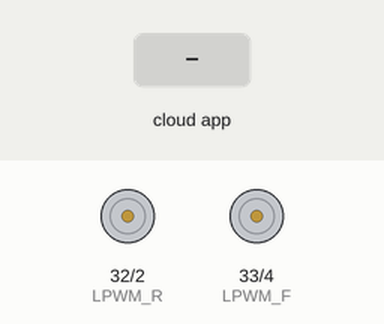
A sketch run on a simulated ESP32. Parts: motor-driver pin pairs drawn as motors (green arrow = first pin HIGH = forward, orange = second pin HIGH = backward, longer = more drive). The test bench sets the inputs (shaded band). The RemoteXY app is connected; what the sketch prints to the serial monitor is not drawn.

Above: at 1.2 s.
1.3 s: the phone or cloud app sets joystick_1_y to 100
At 1.7 s:
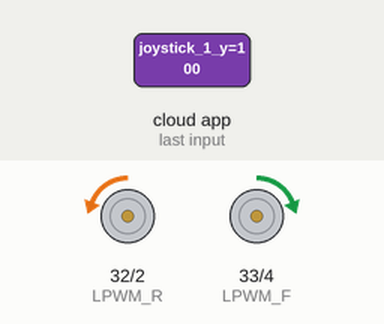
2.8 s: the phone or cloud app sets speed_slider to 100
At 3.6 s:
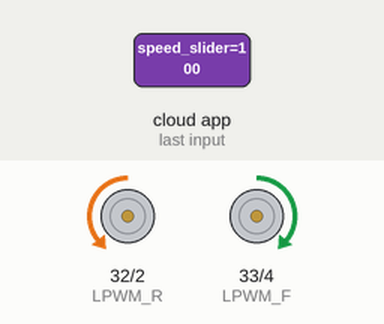
4.3 s: the phone or cloud app sets joystick_1_y to -100
At 5.2 s:
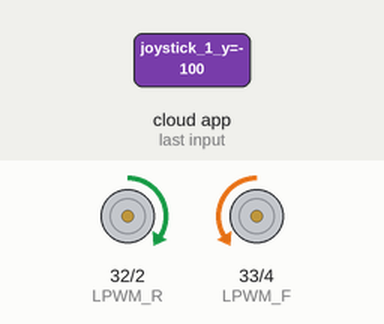
5.8 s: the phone or cloud app sets speed_slider to 25
At 6.9 s:
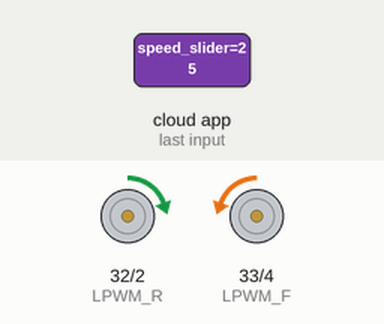
7.3 s: the phone or cloud app sets switch_1 to 1
At 8.7 s:
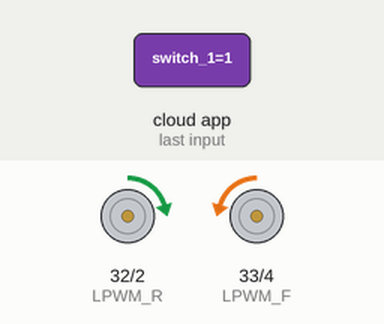
10.3 s: the phone or cloud app sets speed_slider to 0
At 11.4 s:
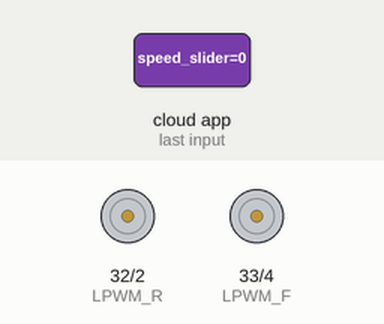
Timing chart, 0 to 13.3 s (numbered marks = the images above; inputs shaded):
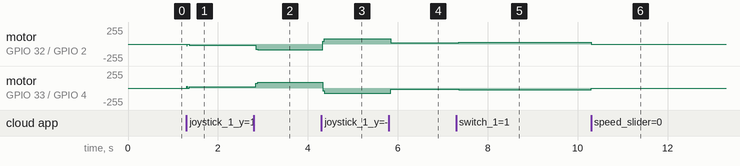

The sketch:

vrover1.ino
```cpp
/*
 Name:    RemoteXY_GAccel_V2.ino
 Created: 12/9/2021 5:56:30 PM
 Author:  bremn
*/

#define REMOTEXY_MODE__ESP32CORE_BLE
#include <BLEDevice.h>
#include <RemoteXY.h>
// Adding Serial Print
#include <SPI.h>
//#include <TinyGPSPLUS.h>
//#include <SoftwareSerial.h>
// RemoteXY connection settings
#define REMOTEXY_BLUETOOTH_NAME "RemoteXY"

// RemoteXY configurate
#pragma pack(push, 1)
uint8_t RemoteXY_CONF[] =
{ 255,5,0,0,0,85,0,13,13,0,
5,15,26,9,43,43,2,26,31,2,
0,3,2,19,9,2,26,31,31,79,
78,0,79,70,70,0,4,0,83,23,
7,38,2,26,3,2,79,9,6,11,
2,26,129,0,76,4,12,4,2,83,
116,97,116,117,115,0,129,0,86,10,
9,3,17,65,119,97,107,101,0,129,
0,86,16,8,3,17,83,108,101,101,
112,0 };

// this structure defines all the variables and events of your control interface
struct {

    // input variables
    int8_t joystick_1_x; // =-100..100 x-coordinate joystick position
    int8_t joystick_1_y; // =-100..100 y-coordinate joystick position
    uint8_t switch_1; // =1 if switch ON and =0 if OFF
    int8_t speed_slider; // =0..100 slider position
    uint8_t slt_status; // =0 if select position A, =1 if position B, =2 if position C, ...

      // other variable
    uint8_t connect_flag;  // =1 if wire connected, else =0

} RemoteXY;
#pragma pack(pop)

/////////////////////////////////////////////
//           END RemoteXY include          //
/////////////////////////////////////////////
/* defined the LED pin */
#define PIN_LED 27
/* defined the right motor control pins */
//#define RPWM_F 4                     //Right Motors Forward PWM Level , ADC11 , P4
//#define RPWM_R 16                    //Right Motors Reverse PWM Level , ADC10 , P16  // Note P0 was not working
#define RPWM_F 4                     //Right Motors Forward PWM Level , ADC11 , P4
#define RPWM_R 2                    //Right Motors Reverse PWM Level , ADC10 , P16  // Note P0 was not working
#define PIN_MOTOR_RIGHT_SPEED 5
// Enable esp32 sleep mode
#define BUTTON_PIN_BITMASK 0x200000000 // 2^33 in hex

/* defined the left motor control pins */
//#define LPWM_F 15                   //Left Motors Forward PWM Level , ADC13, P15
//#define LPWM_R 2                    //Left Motors Reverse PWM Level , ADC12 , P2
#define LPWM_F 33                   //Left Motors Forward PWM Level , ADC13, P15
#define LPWM_R 32                    //Left Motors Reverse PWM Level , ADC12 , P2
#define PIN_MOTOR_LEFT_SPEED 5
/* defined two arrays with a list of pins for each motor */
unsigned char RightMotor[3] =
{ RPWM_F, RPWM_R, PIN_MOTOR_RIGHT_SPEED };
unsigned char LeftMotor[3] =
{ LPWM_F, LPWM_R, PIN_MOTOR_LEFT_SPEED };

/////////////////////////////////////////////
//           END RemoteXY include          //
/////////////////////////////////////////////


void Wheel(unsigned char* motor0, int x1, unsigned char* motor1, int x2, char direction)
{
    if (direction == 'F') {             //forward
        analogWrite(motor0[1], 0);
        analogWrite(motor0[0], x1);    //Left Motor  LPWM_F
        analogWrite(motor1[0], 0);
        analogWrite(motor1[1], x2);    //RightMotor  RPWM_R
    Serial.print("Wheel Forward X1; "); Serial.print(x1); Serial.print(" X2: "); Serial.println(x2);
    }
    else if (direction == 'R') {       //Reverse
        //digitalWrite(motor0[1], HIGH);
        analogWrite(motor0[0], 0);
        analogWrite(motor0[1], x1);    //Left Motor  LPWM_R
        analogWrite(motor1[1], 0);
        analogWrite(motor1[0], x2);    //RightMotor  RPWM_F
    }
    else{                              //Stop
        analogWrite(motor0[0], 0);     //Left Motor
        analogWrite(motor0[1], 0);
        analogWrite(motor1[0], 0);     //RightMotor
        analogWrite(motor1[1], 0);
        Serial.print("Wheel Stop X1; "); Serial.print(x1); Serial.print(" X2: "); Serial.println(x2);
    };

    ; // break point
}

void Steer(int x1, int y1, int i_speed)
{
    bool b_i = (x1 > 0);     bool b_ii = (x1 < 0);     bool b_iii = (y1 > 0);
    char c_fwdrvse;

    // With the RemoteXY.switch off => turn off all engines
    if ((RemoteXY.switch_1 == 0)||
         (( x1 < 5 && x1 > -5) && (y1 < 5 && y1 > -5)))
    {
        Wheel(LeftMotor, 0, RightMotor, 0, 'S');
        //Serial.println("Steer Module exit");
        exit;
    }

    //For a range of +-15 we have the car go straight forward/backward.
    if (y1 > 35 || y1 < -35) x1 = y1;

    if (b_iii) c_fwdrvse = 'F'; else c_fwdrvse = 'R';   // For a positive y1 we move forward
    x1 = map(x1, -100, 100, -i_speed, i_speed);
    y1 = map(y1, -100, 100, -i_speed, i_speed);

    /* Y coordinate controls speed and cart forward/reverse direction.
       X-Axis control the left/right direction in both forward and reverse movement. */
    switch (c_fwdrvse) {
      case 'F': {
          Wheel(LeftMotor, abs(x1), RightMotor, abs(y1), 'F');
          break;
      };
      case 'R': { //Negative y1 => reverse
          Wheel(LeftMotor, abs(x1), RightMotor, abs(y1), 'R');
          break;
      };
    };  //switch (c_fwdrvse) {

    Serial.print("Out of Steer X1; "); Serial.print(x1); Serial.print(" Y1: "); Serial.print(y1); Serial.print(" Direction: "); Serial.println(c_fwdrvse);

}

void Sleep(boolean p_sleep) {

    if (p_sleep == true) {
        esp_deep_sleep_start();
    };
}

void setup()
{
    RemoteXY_Init();

    // TODO you setup code
    Serial.begin(115200);
    //Setup Right Motors
    pinMode(RPWM_F, OUTPUT);     //Initiates Motor Channel ADC11 Pin, (#0)
    pinMode(LPWM_F, OUTPUT);     //Initiates Motor Channel ADC13 Pin, (#15)
    pinMode(RPWM_R, OUTPUT);     //Initiates Right Motor Direction Enable, pin ADC10 (#4)
    pinMode(LPWM_R, OUTPUT);     //Initiates Left Motor Direction Enable, pin ADC12 (#2)

    RemoteXY.joystick_1_x = 0;
    RemoteXY.joystick_1_y = 0;
    RemoteXY.speed_slider = 25;  // initial car speed -25 to 25

    esp_sleep_enable_ext0_wakeup(GPIO_NUM_36, 1);   //Wake up on pin 17 on HIGH

    //Stop all motors
    Wheel(LeftMotor, 0, RightMotor, 0, 'F');
}

void loop()
{
    RemoteXY_Handler();

    //Handle the "Stop" button
    if (RemoteXY.slt_status == true) {
        digitalWrite(PIN_LED, (RemoteXY.slt_status == 1) ? LOW : HIGH);  //Set the ESP board LED pin to on when status is "Sleep"
        Sleep(true);
    };

    // TODO you loop code
    // use the RemoteXY structure for data transfer
    // do not call delay()

    /* Steer the car */
    Steer(RemoteXY.joystick_1_x, RemoteXY.joystick_1_y, RemoteXY.speed_slider);

}
```

Measured:
- after the input at 1.3 s, motor on GPIO 32 (LPWM_R) / GPIO 2 (RPWM_R): stopped → backward 21/255 at once; motor on GPIO 33 (LPWM_F) / GPIO 4 (RPWM_F): stopped → forward 21/255 at once
- after the input at 2.8 s, motor on GPIO 32 (LPWM_R) / GPIO 2 (RPWM_R): backward 21/255 → backward 84/255 at once; motor on GPIO 33 (LPWM_F) / GPIO 4 (RPWM_F): forward 21/255 → forward 84/255 at once
- after the input at 4.3 s, motor on GPIO 32 (LPWM_R) / GPIO 2 (RPWM_R): backward 84/255 → forward 76/255 at once; motor on GPIO 33 (LPWM_F) / GPIO 4 (RPWM_F): forward 84/255 → backward 76/255 at once
- after the input at 5.8 s, motor on GPIO 32 (LPWM_R) / GPIO 2 (RPWM_R): forward 76/255 → forward 22/255 at once; motor on GPIO 33 (LPWM_F) / GPIO 4 (RPWM_F): backward 76/255 → backward 22/255 at once
- after the input at 7.3 s, motor on GPIO 32 (LPWM_R) / GPIO 2 (RPWM_R): forward 22/255 → forward 25/255 after 0.06 s; motor on GPIO 33 (LPWM_F) / GPIO 4 (RPWM_F): backward 22/255 → backward 25/255 after 0.06 s
- after the input at 10.3 s, motor on GPIO 32 (LPWM_R) / GPIO 2 (RPWM_R): forward 25/255 → stopped at once; motor on GPIO 33 (LPWM_F) / GPIO 4 (RPWM_F): backward 25/255 → stopped at once
